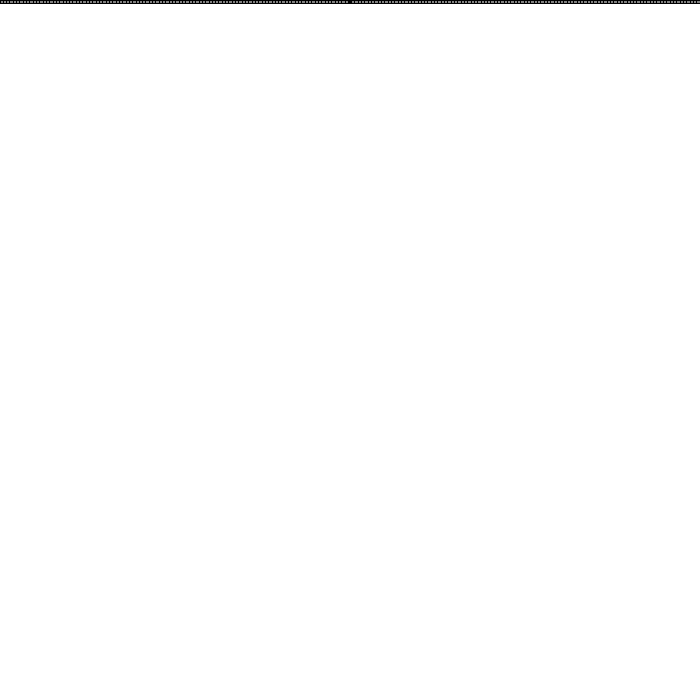
Frame 1 (no input)
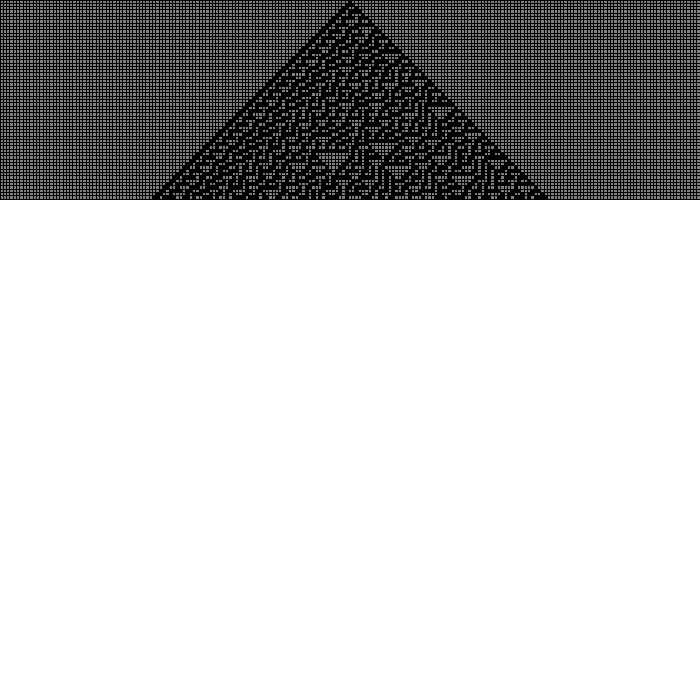
Frame 60 (the mouse pressed at the canvas centre just before this capture)
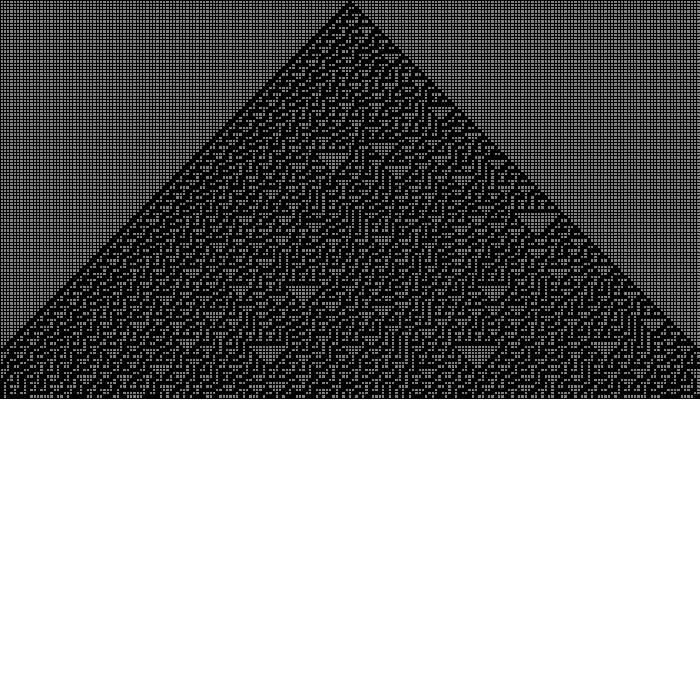
Frame 120 (the mouse held since frame 60 and released just before this capture)

The Processing sketch that drew these frames (run headless with seeded random() and noise(); from frame 60 on, the mouse is pressed at the canvas centre):

// Processing sketch: sketch_9_1
// ── sketch_9_1.pde
int N = 211;// odd cell
boolean[] cell = new boolean[N];
boolean[] pcell = new boolean[N];
int y = 0;
float size = 0;

void setup() {
  size(700, 700);
  background(255);
  stroke(0);
  // [0, ..., 0, 1, 0, ..., 0]
  cell[N / 2] = true;
  pcell[N / 2] = true;
  for(int i = 0; i < N; i++){
    if(cell[i] == true)continue;
    cell[i] = false;
    pcell[i] = false;
  }
  size = 1.0 * width / N;
}

void draw() {
  cell_print();
  cell_new();
  cell_pre();
}

void cell_print() {

  for(int x = 0; x < N; x++){
    if(cell[x]) fill(0);
    else fill(128);
    rect(x * size, y * size, size, size);
  }
  if(height > y * size)y++;
}

void cell_new() {
  boolean l = false, c = false;
  boolean r = false, bool = false;
  for(int i = 0; i < N; i++){
    c = pcell[i];

    if(i == 0)l = pcell[N - 1];
    else l = pcell[i - 1];

    if(i == N - 1)r = pcell[0];
    else r = pcell[i + 1];

    if(l && c && r)bool = false;    //111 -> 0
    if(l && c && !r)bool = false;   //110 -> 0
    if(l && !c && r)bool = false;   //101 -> 0
    if(l && !c && !r)bool = true;   //100 -> 1
    if(!l && c && r)bool = true;    //011 -> 1
    if(!l && c && !r)bool = true;   //010 -> 1
    if(!l && !c && r)bool = true;   //001 -> 1
    if(!l && !c && !r)bool = false; //000 -> 0
    cell[i] = bool;
  }
}

void cell_pre() {
  for(int i = 0; i < N; i++)pcell[i] = cell[i];
}
